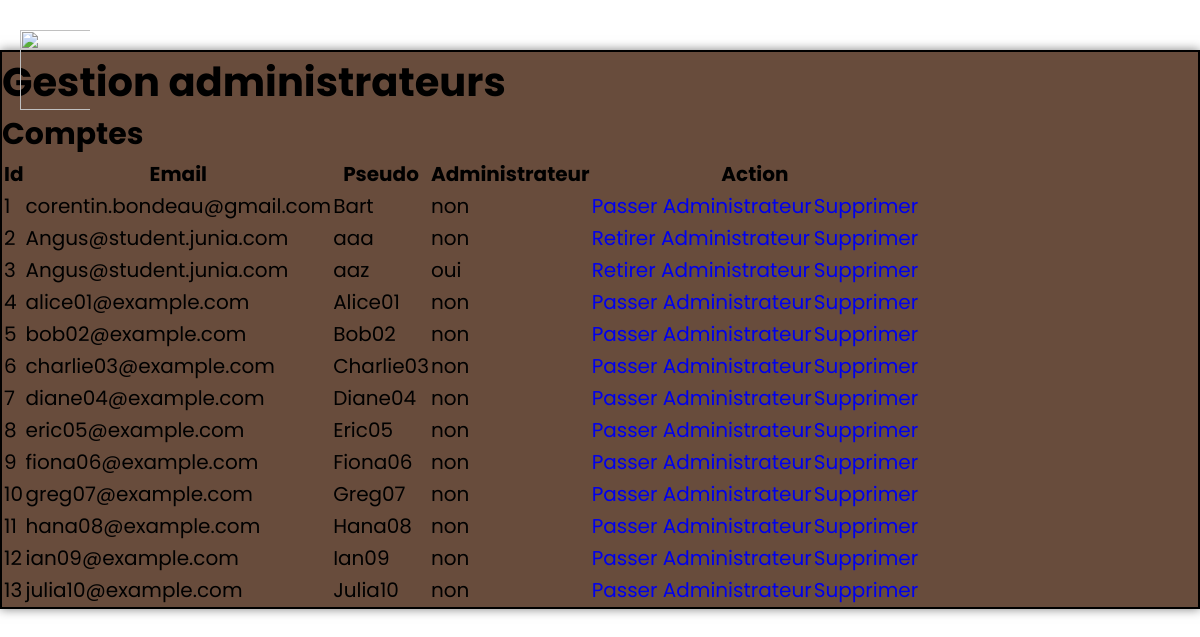
The app's page /pages/admin/admin.php (signed in), older data.
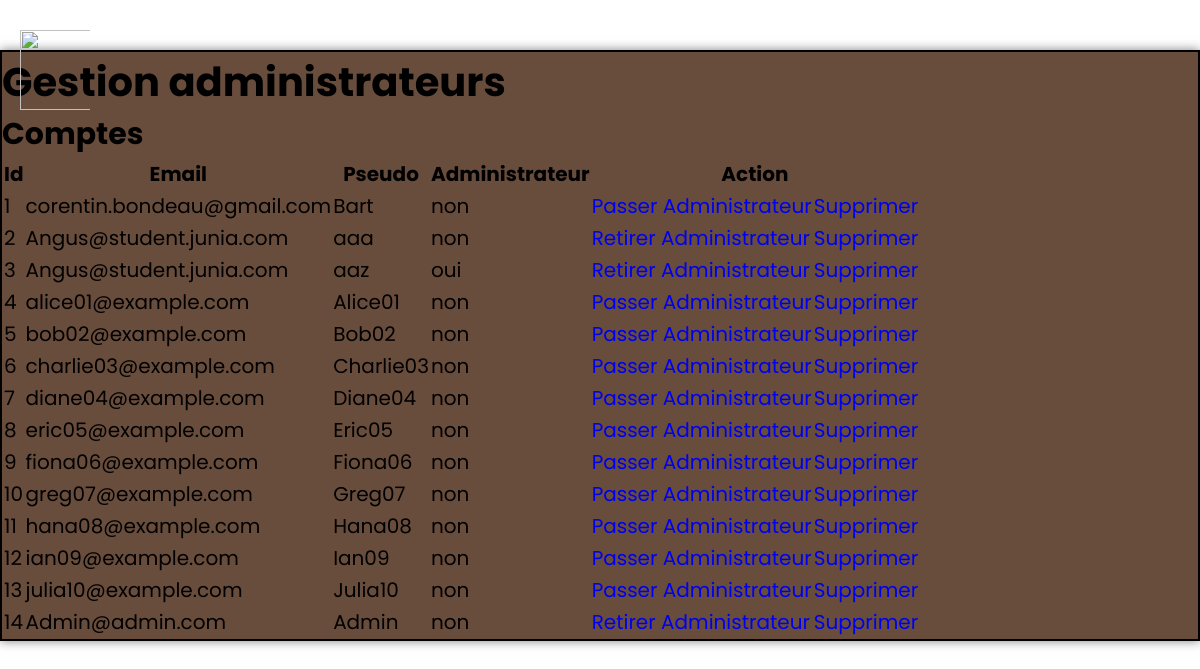
The same page, newer data.
### tables this page shows
CREATE TABLE `profil` (
  `Id` int(5) NOT NULL,
  `Pseudo` varchar(15) NOT NULL,
  `Mail` varchar(64) NOT NULL,
  `Mdp` varchar(15) NOT NULL,
  `Admin` int(3) NOT NULL DEFAULT '0',
  `Ami1` int(5) DEFAULT NULL,
  `Ami2` int(5) DEFAULT NULL,
  `Ami3` int(5) DEFAULT NULL,
  `Ami4` int(5) DEFAULT NULL,
  `Ami5` int(5) DEFAULT NULL,
  `Ami6` int(5) DEFAULT NULL,
  `Ami7` int(5) DEFAULT NULL,
  `Ami8` int(5) DEFAULT NULL,
  `Ami9` int(5) DEFAULT NULL,
  `Ami10` int(5) DEFAULT NULL
);

### pages/admin/admin.php (the view, shortened to what this page needs)
<!DOCTYPE html>
<html lang="fr">
<head>
    <link rel="stylesheet" href="../../css/style.css">
</head>
<body>
    <?php include '../php/header.php'; ?>
    <?php
    require("../Amis/connexion.php");?>
    <div class="admin">
            <h1>Gestion administrateurs</h1>
            <h2>Comptes</h2>
            <?php
			$reqPrep="SELECT Id, Mail, Pseudo, Admin FROM profil";
			$req = $conn->prepare($reqPrep);
            $req->execute();
			$resultat = $req->fetchAll(PDO::FETCH_ASSOC);
			echo "<table>
			<tr>
			<th>Id</th>
			<th>Email</th>
			<th>Pseudo</th>
			<th>Administrateur</th>
			<th colspan=2>Action</th>
			</tr>";
			$id = 0;
			$nb = 0;
			foreach ($resultat as $ligne){
				echo "<tr>";
				foreach ($ligne as $element => $valeur){
                    if($element == "Admin"){
                        if($valeur == 1)
                        echo "<td>oui</td>";
                    else echo "<td>non</td>";
                    }
					else echo "<td>$valeur</td>";
					if($nb == 0){
						$id = $valeur;
					}
					$nb++;
				}
				$nb = 0;
				if($valeur == 0 )
                    echo "<td><a href='modifier.php?identifiant=$id&admin=non'>Passer Administrateur</a></td>";
                else
                    echo "<td><a href='modifier.php?identifiant=$id&admin=oui'>Retirer Administrateur</a></td>";
				echo "<td><a href='supprimer.php?identifiant=$id&type=user'>Supprimer</a></td>";
				echo "</tr>";
			}
			echo "</table>";
			$conn= NULL;	?>
    </div>
</body>
</html>

### pages/php/header.php (shortened to what this page needs)
<!DOCTYPE html>
<html lang="fr">
<head>
    <link rel="stylesheet" href="../../css/header.css">
</head>
<body>
<nav class="navbar">
    <img src="../../img/menu-btn.png" class="menu-hamburger" >
</nav>
  <header>
</header>
</body>
</html>

### css/style.css (style rules this page uses)
* { margin: 0; padding: 0; text-decoration: none; list-style: none; }
body { height: 100%; overflow-x: hidden; background-image: url(../ChatGPT\ Image\ 14\ mai\ 2025\,\ 15_45_54.png); font-family: 'Poppins', sans-serif; font-size: 3em; background-repeat: no-repeat; background-size:cover; align-items: center; justify-content: center; display: block; }
header { height: 5vh; width: 100vw; }
@media (max-width: 1200px) { body { font-size: 2.5em; } }
.admin { border: 2px solid rgb(0, 0, 0); box-shadow: 0 0 10px rgba(0, 0, 0, 0.5); margin: 5% auto; background-color: rgba(88, 57, 39, 0.9); backdrop-filter: blur(8px); background-size: cover; height: auto; font-size: 0.5em; margin-top: 10px; }

### css/header.css (style rules this page uses)
* { margin: 0; padding: 0; box-sizing: border-box; }
body { font-family: 'Poppins', sans-serif; }
.navbar .menu-hamburger { width: 80px; height: 80px; left: 10px; top: 30px; padding-left: 10px; position: absolute; display: block; z-index: -1; }
.navbar { position: fixed; top: 0; left: 0; width: 100%; height: 60px; display: flex; align-items: center; padding: 0 20px; z-index: 1000; }

Row changes from the older to the newer data that the page shows:
added profil: Id "14", Mail "Admin@admin.com", Pseudo "Admin", Admin "non"
